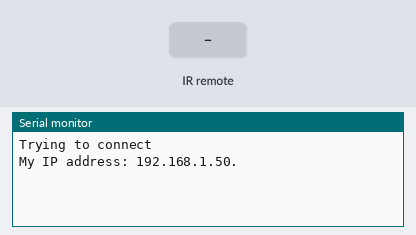
Bench run of a sketch on a simulated Arduino Uno, built with avr-gcc and run on an emulated ATmega328P. On the bench: the last lines printed to the serial monitor. The inputs (shaded band) are chosen by the test bench. WiFi joins after 1.5 s; servers stay silent unless stated.

Above: at 3.7 s.
3.8 s: infrared code 0xA08A59 received
At 5.9 s:
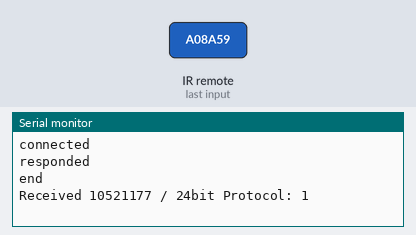
6.2 s: infrared code 0x3648F9 received
At 7.2 s:
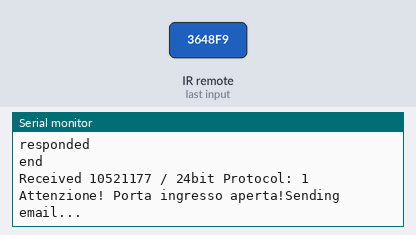

The sketch:

allarme2_invioEmail.ino
```cpp
#include <SPI.h>
#include <Ethernet.h>
#include <RCSwitch.h>

// Arduino network information
byte mac[] = {
  0x00, 0xAA, 0xBB, 0xCC, 0xDE, 0x02 };
EthernetClient client;
char smtpServer[] = "smtpcorp.com";
RCSwitch mySwitch = RCSwitch();

void setup()
{
  Serial.begin(9600);  // for debug
  mySwitch.enableReceive(0);  // Receiver on inerrupt 0 => that is pin #2
  setupComm();
}

void loop()
{
  if (mySwitch.available()) {

    int value = mySwitch.getReceivedValue();

    if (value == 0) {
      Serial.print("Unknown encoding");
    }
    else {

      if (mySwitch.getReceivedValue() == 10521177) {
        Serial.print("Attenzione! Porta cucina aperta!");
        email("Attenzione, porta cucina aperta");
      }
      if (mySwitch.getReceivedValue() == 3557625) {
        Serial.print("Attenzione! Porta ingresso aperta!");
        email("Attenzione, porta ingresso aperta");
      }


      Serial.print("Received ");
      Serial.print( mySwitch.getReceivedValue() );
      Serial.print(" / ");
      Serial.print( mySwitch.getReceivedBitlength() );
      Serial.print("bit ");
      Serial.print("Protocol: ");
      Serial.println( mySwitch.getReceivedProtocol() );
    }

    mySwitch.resetAvailable();
  }

  delay(1000);
}

// Call to initialize the communication with the email server
void setupComm()
{
  Serial.println("Trying to connect");
  if (!Ethernet.begin(mac)){
    Serial.println("Failed to DHCP");
    // no point in carrying on, so do nothing forevermore:
    while(true);
  }
  delay(1000);

  // print your local IP address:
  Serial.print("My IP address: ");
  for (byte thisByte = 0; thisByte < 4; thisByte++) {
    // print the value of each byte of the IP address:
    Serial.print(Ethernet.localIP()[thisByte], DEC);
    Serial.print(".");
  }
  Serial.println();
}

// Call to send an email.
bool email(char* text)
{
  bool success = false;
  Serial.println("Sending email...");

  if (client.connect(smtpServer, 2525)){
    Serial.println("connected");
    delay(100);
    client.println("EHLO arduino");
    for(int i=0; i<999; ++i){
      if(client.read() > 0)
        break;
    }
    Serial.println("responded");
    //http://arduino.cc/forum/index.php/topic,126829.0.html
    client.println("AUTH LOGIN");                 //see "http://base64-encoder-online.waraxe.us/"
    client.println("bGFmYWFkZWxjYW8xOTc1");           //Type kltan@pph.com.my and encode it
    client.println("bGFmYWFkZWxjYW8xOTc1");

    // Put your "from" email address here
    client.println("MAIL FROM:<dumm@gmail.com>"); //Does not seem to matter what email stands here
    for(int i=0; i<999; ++i){
      if(client.read() > 0)
        break;
    }

    // Put where you are sending it here
    client.println("RCPT TO:<giuseppe.scola@gmail.com>"); //Must be the reciever ID

    for(int i=0; i<999; ++i){
      if(client.read() > 0)
        break;
    }

    client.println("DATA");
    for(int i=0; i<999; ++i){
      if(client.read() > 0)
        break;
    }
    //This is the email that is listed in the sender
    client.println("from: giuseppe.scola@gmail.com"); //Sender adress posted in email
    client.println("to: giuseppe.scola@gmail.com");  //This is what is listed in the To head. Does not have to ne the real adress.
    client.println("SUBJECT: From your arduino");
    client.println("");
    client.println(text);
    client.println(".");
    client.println("QUIT");
    for(int i=0; i<999; ++i){
      if(i > 998){
        Serial.println("error: No response");
      }
      if(client.read() > 0)
        break;
    }
    success = true;
    client.println();
    Serial.println("end");
  }
  else {
    Serial.println("Failed");
    client.println("QUIT"); //attempt to cleanup the connection
  }
  client.stop();
  return success;
}
```

Measured:
- after the input at 3.8 s, the serial monitor: prints a new line after 0.70 s (image 1)
- after the input at 6.2 s, the serial monitor: prints a new line after 0.84 s (image 2)
